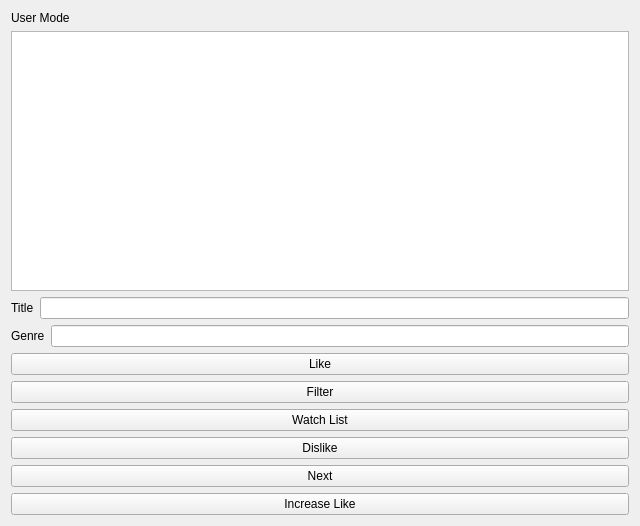
<?xml version="1.0" encoding="UTF-8"?>
<ui version="4.0">
 <class>GUI_USER</class>
 <widget class="QWidget" name="GUI_USER">
  <property name="geometry">
   <rect>
    <x>0</x>
    <y>0</y>
    <width>640</width>
    <height>526</height>
   </rect>
  </property>
  <property name="windowTitle">
   <string>GUI_USER</string>
  </property>
  <layout class="QVBoxLayout" name="verticalLayout">
   <item>
    <widget class="QLabel" name="label_3">
     <property name="text">
      <string>User Mode</string>
     </property>
    </widget>
   </item>
   <item>
    <widget class="QListWidget" name="userListWidget"/>
   </item>
   <item>
    <layout class="QHBoxLayout" name="horizontalLayout">
     <item>
      <widget class="QLabel" name="label">
       <property name="text">
        <string>Title</string>
       </property>
      </widget>
     </item>
     <item>
      <widget class="QLineEdit" name="TitleLineEdit"/>
     </item>
    </layout>
   </item>
   <item>
    <layout class="QHBoxLayout" name="horizontalLayout_2">
     <item>
      <widget class="QLabel" name="label_2">
       <property name="text">
        <string>Genre</string>
       </property>
      </widget>
     </item>
     <item>
      <widget class="QLineEdit" name="GenreLineEdit"/>
     </item>
    </layout>
   </item>
   <item>
    <widget class="QPushButton" name="LikeButton">
     <property name="text">
      <string>Like</string>
     </property>
    </widget>
   </item>
   <item>
    <widget class="QPushButton" name="filterButton">
     <property name="text">
      <string>Filter</string>
     </property>
    </widget>
   </item>
   <item>
    <widget class="QPushButton" name="userWatchListButton">
     <property name="text">
      <string>Watch List</string>
     </property>
    </widget>
   </item>
   <item>
    <widget class="QPushButton" name="dislikeButton">
     <property name="text">
      <string>Dislike</string>
     </property>
    </widget>
   </item>
   <item>
    <widget class="QPushButton" name="NextButton">
     <property name="text">
      <string>Next</string>
     </property>
    </widget>
   </item>
   <item>
    <widget class="QPushButton" name="increaseLikeButton">
     <property name="text">
      <string>Increase Like</string>
     </property>
    </widget>
   </item>
  </layout>
 </widget>
 <resources/>
 <connections/>
</ui>
